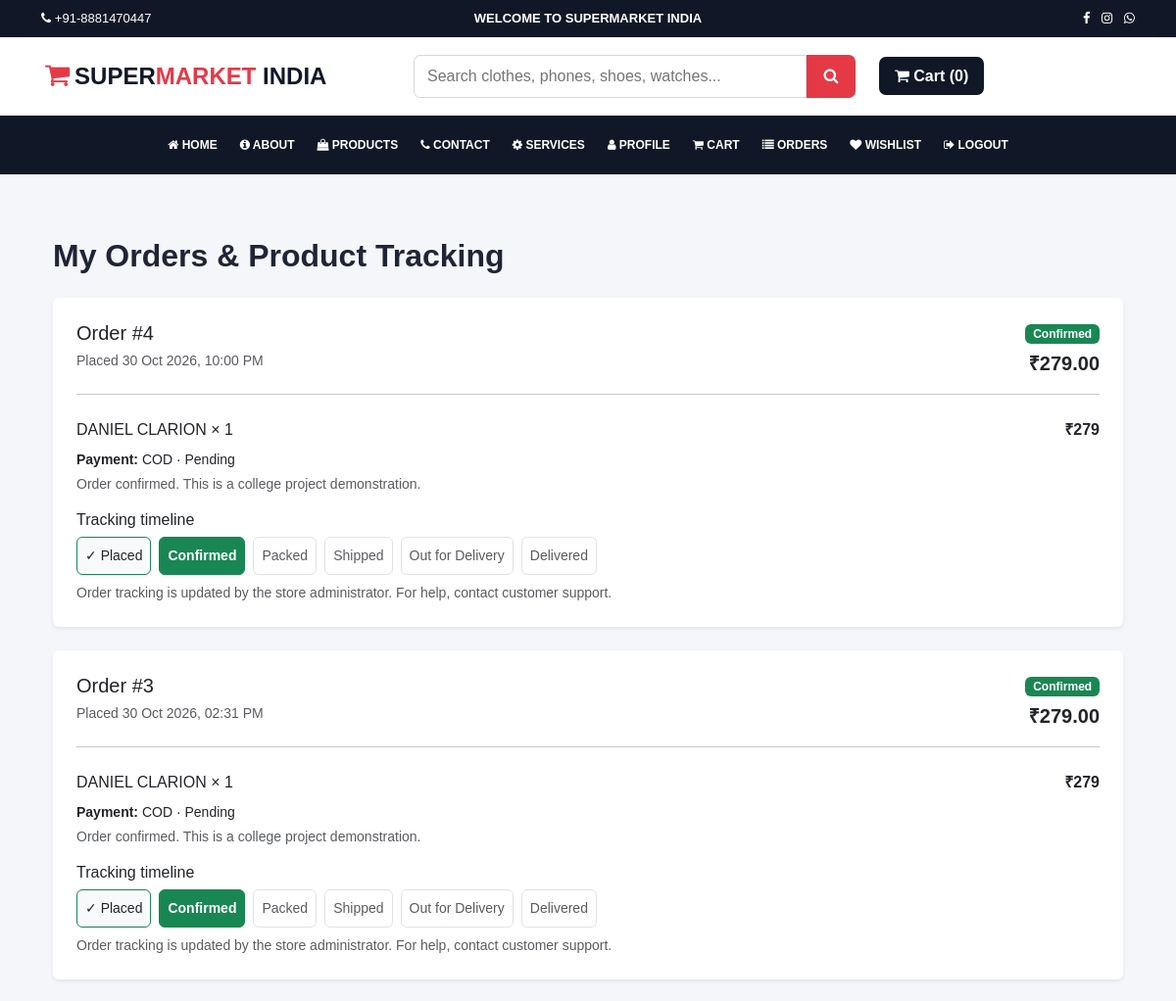
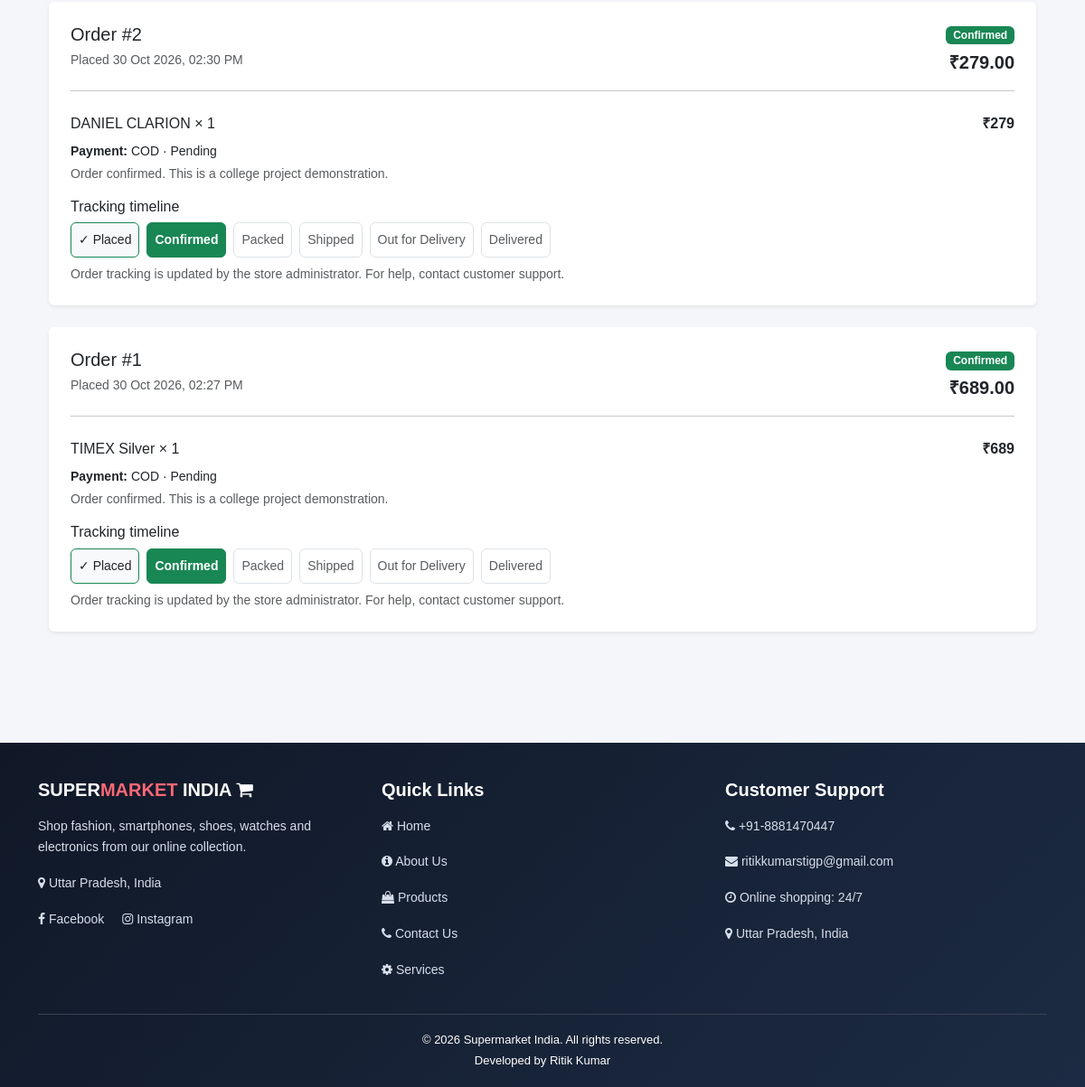
/myorder/ (signed in), run on the app's committed database (2 pictures, top to bottom).
### Ekartapk/models.py (models this page shows, shortened)
class Order(models.Model):
    user = models.ForeignKey(User, on_delete=models.CASCADE, related_name='shop_orders')
    created_at = models.DateTimeField(auto_now_add=True)
    status = models.CharField(max_length=30, default='Placed', choices=[('Placed','Order Placed'),('Confirmed','Confirmed'),('Packed','Packed'),('Shipped','Shipped'),('Out for Delivery','Out for Delivery'),('Delivered','Delivered'),('Cancelled','Cancelled')])
    payment_method = models.CharField(max_length=30, default='COD')
    payment_status = models.CharField(max_length=30, default='Pending')
    tracking_note = models.CharField(max_length=250, blank=True)
    total = models.DecimalField(max_digits=12, decimal_places=2, default=0)

class OrderItem(models.Model):
    order = models.ForeignKey(Order, on_delete=models.CASCADE, related_name='items')
    product = models.ForeignKey(Product, on_delete=models.PROTECT)
    quantity = models.PositiveIntegerField(default=1)
    price = models.DecimalField(max_digits=10, decimal_places=2)

class Product(models.Model):
    category = models.ForeignKey(Category, on_delete=models.SET_NULL, null=True, blank=True, related_name='products')
    name = models.CharField(max_length=200)
    disprice = models.DecimalField(max_digits=10, decimal_places=2)
    tprice = models.DecimalField(max_digits=10, decimal_places=2, null=True, blank=True)
    ppic = models.ImageField(upload_to='products/', null=True, blank=True)
    pdes = models.TextField(blank=True)
    color = models.CharField(max_length=40, blank=True)
    pdate = models.DateField(auto_now_add=True)
    stock = models.PositiveIntegerField(default=0)
    class Meta: ordering = ['name']

### Ekartapk/views.py (the view)
# urls.py: path('myorder/', views.myorder, name='myorder'),
@login_required(login_url='signin')
def myorder(request):
    orders = Order.objects.filter(user=request.user).prefetch_related('items__product').order_by('-created_at')
    stages = ['Placed', 'Confirmed', 'Packed', 'Shipped', 'Out for Delivery', 'Delivered']
    progress_map = {'Placed': 0, 'Confirmed': 1, 'Packed': 2, 'Shipped': 3,
                    'Out for Delivery': 4, 'Delivered': 5, 'Cancelled': -1}
    for order in orders:
        order_progress = progress_map.get(order.status, 0)
        order.order_progress = order_progress
    return render(request, 'user/myorder.html', {'orders': orders, 'stages': stages})

### Ekartapk/context_processors.py (called while the page is built)
def cart_summary(request):
    items = request.session.get('cart_items', {})
    if not items:
        items = {str(pid): 1 for pid in request.session.get('cart_ids', [])}
    try:
        count = sum(max(1, int(qty)) for qty in items.values())
    except (TypeError, ValueError, AttributeError):
        count = 0
    return {'global_cart_count': count}

### templates/user/myorder.html (shortened to what this page needs)
{% extends 'base.html' %}
{% block content %}
<div class="container py-5">
  <h2 class="fw-bold mb-4">My Orders & Product Tracking</h2>
  {% for order in orders %}
  <div class="card border-0 shadow-sm p-3 p-md-4 mb-4">
    <div class="d-flex flex-wrap justify-content-between gap-2">
      <div><h5 class="mb-1">Order #{{ order.id }}</h5><small class="text-muted">Placed {{ order.created_at|date:'d M Y, h:i A' }}</small></div>
      <div class="text-md-end"><span class="badge bg-success">{{ order.status }}</span><div class="fw-bold fs-5 mt-1">₹{{ order.total }}</div></div>
    </div>
    <hr>
    {% for item in order.items.all %}
      <div class="d-flex justify-content-between py-2"><span>{{ item.product.name }} × {{ item.quantity }}</span><strong>₹{% widthratio item.price 1 item.quantity %}</strong></div>
    {% endfor %}
    <p class="small mb-1"><strong>Payment:</strong> {{ order.get_payment_method_display|default:order.payment_method }} · {{ order.payment_status }}</p>
    <p class="small text-muted mb-3">{{ order.tracking_note }}</p>
    <h6>Tracking timeline</h6>
    <div class="d-flex flex-wrap gap-2">
      {% for stage in stages %}
        <div class="rounded border p-2 small {% if stage == order.status %}bg-success text-white border-success fw-bold{% elif order.status == 'Delivered' or forloop.counter0 < order.order_progress %}bg-light border-success{% else %}text-muted{% endif %}">
          {% if order.status == 'Delivered' or forloop.counter0 < order.order_progress %}✓ {% endif %}{{ stage }}
        </div>
      {% endfor %}
    </div>
    <div class="small text-muted mt-2">Order tracking is updated by the store administrator. For help, contact customer support.</div>
  </div>
  {% empty %}
    <div class="alert alert-info">You have not purchased anything yet. <a href="/products/">Start shopping</a>.</div>
  {% endfor %}
</div>
{% endblock %}

### templates/base.html (style rules this page uses)
* { box-sizing: border-box; }
body { margin: 0; background: #f5f6fa; color: #202536; font-family: Arial, sans-serif; }

### data on the page
Order: id "4", created_at "30 Oct 2026, 10:00 PM", status "Confirmed", total "279.00", payment_method "COD", payment_status "Pending", tracking_note "Order confirmed. This is a college project demonstration.", stages "Placed" "Confirmed" "Packed" "Shipped" "Out for Delivery" "Delivered"
OrderItem: product.name "DANIEL CLARION", quantity "1", price+quantity "279"
Order: id "3", created_at "30 Oct 2026, 02:31 PM", status "Confirmed", total "279.00", payment_method "COD", payment_status "Pending", tracking_note "Order confirmed. This is a college project demonstration.", stages "Placed" "Confirmed" "Packed" "Shipped" "Out for Delivery" "Delivered"
OrderItem: product.name "DANIEL CLARION", quantity "1", price+quantity "279"
Order: id "2", created_at "30 Oct 2026, 02:30 PM", status "Confirmed", total "279.00", payment_method "COD", payment_status "Pending", tracking_note "Order confirmed. This is a college project demonstration.", stages "Placed" "Confirmed" "Packed" "Shipped" "Out for Delivery" "Delivered"
OrderItem: product.name "DANIEL CLARION", quantity "1", price+quantity "279"
Order: id "1", created_at "30 Oct 2026, 02:27 PM", status "Confirmed", total "689.00", payment_method "COD", payment_status "Pending", tracking_note "Order confirmed. This is a college project demonstration.", stages "Placed" "Confirmed" "Packed" "Shipped" "Out for Delivery" "Delivered"
OrderItem: product.name "TIMEX Silver", quantity "1", price+quantity "689"

### other printed values
{{ global_cart_count|default:0 }} "0"
